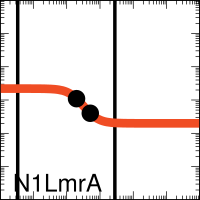

gnuplot code for this plot:

set output "demo_FixedGatesDigital0x00_001_A000_xfer_model_N1_LmrA.eps"
set terminal postscript eps enhanced color "Helvetica, 35" size 2,2
set logscale x
set logscale y
set lmargin screen 0.0
set rmargin screen 1.0
set tmargin screen 1.0
set bmargin screen 0.0
set size ratio 1.0
set border linewidth 2
set tics scale 2
set mxtics 10
set mytics 10
set key bottom left
set key samplen -1
set xrange [0.001:1000.0]
set yrange [0.001:1000.0]
set format y "10^{%L}"    
set format x "10^{%L}"    
set format x ""    
set xlabel '10101010'
set arrow from 0.0034,0.001 to 0.0034,1000.0 nohead lw 10 lt 2 lc rgb '#000000'
set arrow from 2.8,0.001 to 2.8,1000.0 nohead lw 10 lt 2 lc rgb '#000000'
ymin = 0.2
ymax = 2.2
K = 0.18
n = 2.1
set dummy x

plot ymin+(ymax-ymin)/(1.0+(x/K)**n) lw 25 lc rgb '#F04D23' title 'N1LmrA',\
 "<echo '1 2'" using (0.19804897):(1.100000001634402)  with points pt 7 ps 4 lc rgb 'black' notitle,\
 "<echo '1 2'" using (0.512476199):(0.3999999998906917)  with points pt 7 ps 4 lc rgb 'black' notitle
